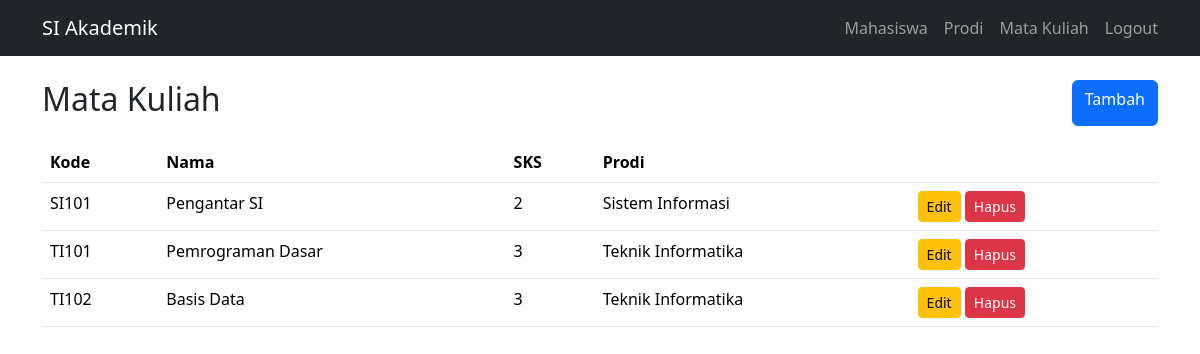
The app's page /matakuliah (signed in) with its own data.
### tables this page shows
CREATE TABLE IF NOT EXISTS matakuliah (
    id INT AUTO_INCREMENT PRIMARY KEY,
    kode VARCHAR(10) NOT NULL UNIQUE,
    nama VARCHAR(150) NOT NULL,
    sks TINYINT NOT NULL,
    prodi_id INT NOT NULL,
    created_at TIMESTAMP DEFAULT CURRENT_TIMESTAMP,
    updated_at TIMESTAMP DEFAULT CURRENT_TIMESTAMP ON UPDATE CURRENT_TIMESTAMP,
    CONSTRAINT fk_matakuliah_prodi FOREIGN KEY (prodi_id) REFERENCES prodi(id)
        ON DELETE RESTRICT ON UPDATE CASCADE
);

CREATE TABLE IF NOT EXISTS prodi (
    id INT AUTO_INCREMENT PRIMARY KEY,
    kode VARCHAR(10) NOT NULL UNIQUE,
    nama VARCHAR(100) NOT NULL,
    created_at TIMESTAMP DEFAULT CURRENT_TIMESTAMP,
    updated_at TIMESTAMP DEFAULT CURRENT_TIMESTAMP ON UPDATE CURRENT_TIMESTAMP
);

### app/Core/Controller.php (called while the page is built, shortened)
<?php
class Controller
{
    protected function url(string $path = '/'): string
    {
        $base = str_replace('\\', '/', dirname($_SERVER['SCRIPT_NAME']));
        return rtrim($base, '/') . '/' . ltrim($path, '/');
    }
}

### app/Models/MatakuliahRepository.php (called while the page is built, shortened)
<?php
class MatakuliahRepository
{
    public function all(): array { return $this->pdo->query('SELECT mk.*,p.nama AS prodi_nama FROM matakuliah mk JOIN prodi p ON p.id=mk.prodi_id ORDER BY mk.kode')->fetchAll(); }
}

### app/Controllers/MatakuliahController.php (the view, shortened to what this page needs)
<?php
class MatakuliahController extends Controller
{public function __construct(private MatakuliahRepository $repo,private ProdiRepository $prodi){}
 public function index():void{echo '<div class="d-flex justify-content-between mb-3"><h2>Mata Kuliah</h2><a class="btn btn-primary" href="'.$this->url('/matakuliah/create').'">Tambah</a></div><table class="table"><tr><th>Kode</th><th>Nama</th><th>SKS</th><th>Prodi</th><th></th></tr>';foreach($this->repo->all()as$d){$id=(int)$d['id'];echo '<tr><td>'.htmlspecialchars($d['kode']).'</td><td>'.htmlspecialchars($d['nama']).'</td><td>'.$d['sks'].'</td><td>'.htmlspecialchars($d['prodi_nama']).'</td><td><a class="btn btn-sm btn-warning" href="'.$this->url('/matakuliah/edit?id='.$id).'">Edit</a> <form class="d-inline" method="post" action="'.$this->url('/matakuliah/delete?id='.$id).'" onsubmit="return confirm(\'Hapus data ini?\')"><button class="btn btn-sm btn-danger">Hapus</button></form></td></tr>';}echo '</table>';}
 }

### records on screen
matakuliah: kode "SI101", nama "Pengantar SI", sks "2", prodi.nama "Sistem Informasi"
matakuliah: kode "TI101", nama "Pemrograman Dasar", sks "3", prodi.nama "Teknik Informatika"
matakuliah: kode "TI102", nama "Basis Data", sks "3", prodi.nama "Teknik Informatika"
